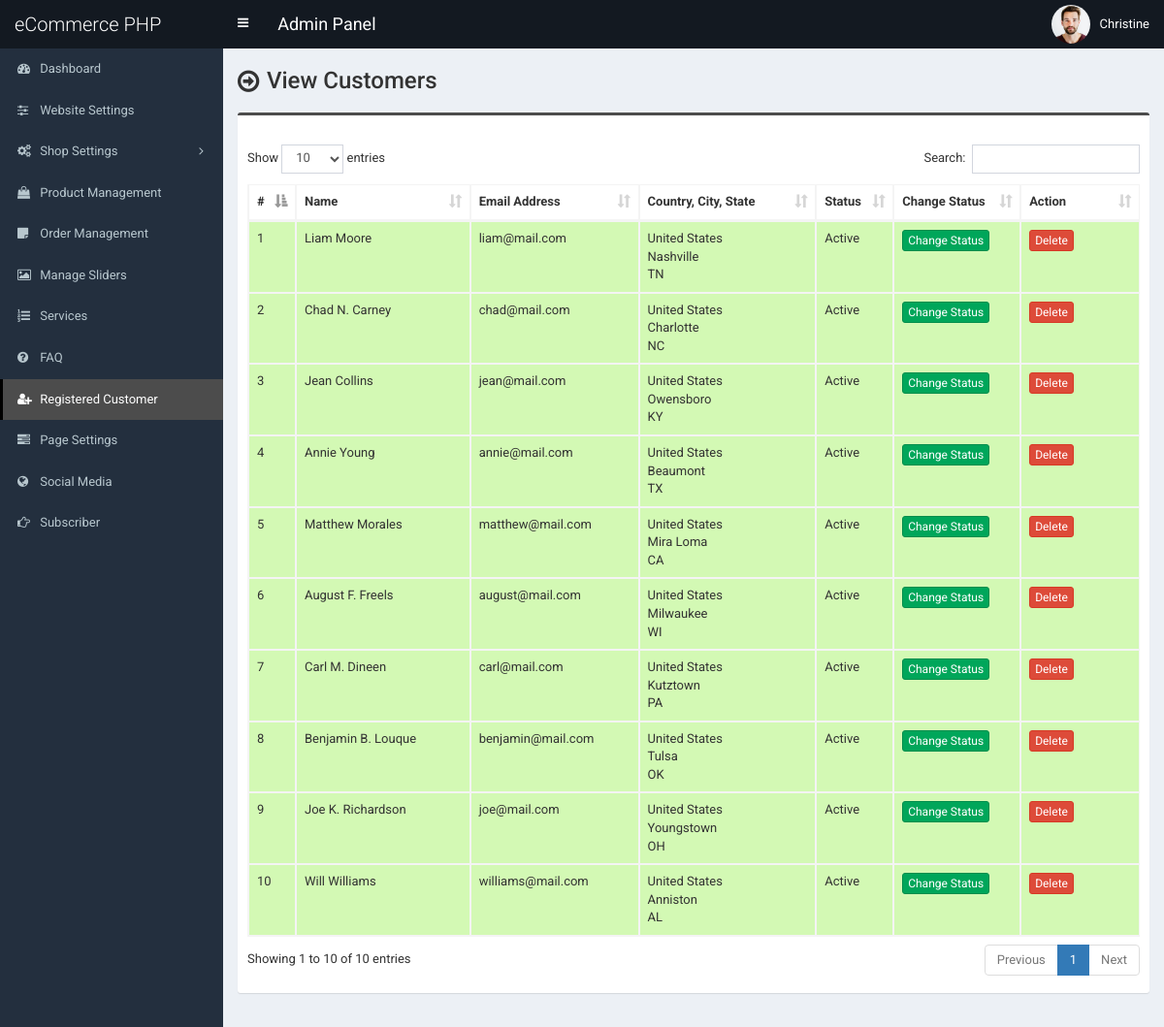
Before: /admin/customer.php (signed in) with the older database file.
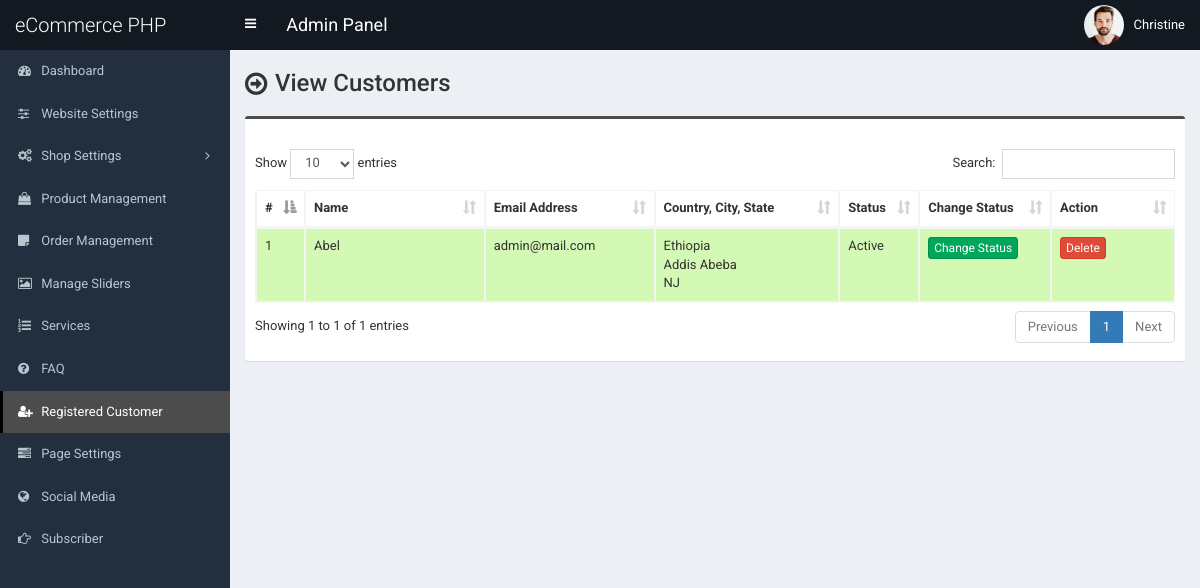
After: the same page with the newer database file.
### tables this page shows
CREATE TABLE IF NOT EXISTS `tbl_customer` (
  `cust_id` int(11) NOT NULL AUTO_INCREMENT,
  `cust_name` varchar(255) NOT NULL,
  `cust_cname` varchar(255) DEFAULT NULL,
  `cust_email` varchar(255) NOT NULL,
  `cust_phone` varchar(255) NOT NULL,
  `cust_country` varchar(255) NOT NULL,
  `cust_address` text NOT NULL,
  `cust_city` varchar(255) NOT NULL,
  `cust_state` varchar(255) NOT NULL,
  `cust_zip` varchar(255) NOT NULL,
  `cust_b_name` varchar(255) DEFAULT NULL,
  `cust_b_cname` varchar(255) DEFAULT NULL,
  `cust_b_phone` varchar(255) DEFAULT NULL,
  `cust_b_country` varchar(255) DEFAULT NULL,
  `cust_b_address` text DEFAULT NULL,
  `cust_b_city` varchar(255) DEFAULT NULL,
  `cust_b_state` varchar(255) DEFAULT NULL,
  `cust_b_zip` varchar(255) DEFAULT NULL,
  `cust_s_name` varchar(255) DEFAULT NULL,
  `cust_s_cname` varchar(255) DEFAULT NULL,
  `cust_s_phone` varchar(255) DEFAULT NULL,
  `cust_s_country` varchar(255) DEFAULT NULL,
  `cust_s_address` text DEFAULT NULL,
  `cust_s_city` varchar(255) DEFAULT NULL,
  `cust_s_state` varchar(255) DEFAULT NULL,
  `cust_s_zip` varchar(255) DEFAULT NULL,
  `cust_password` varchar(255) NOT NULL,
  `cust_token` varchar(255) NOT NULL,
  `cust_datetime` datetime NOT NULL,
  `cust_timestamp` int(11) NOT NULL,
  `cust_status` tinyint(4) NOT NULL,
  PRIMARY KEY (`cust_id`)
);

CREATE TABLE IF NOT EXISTS `tbl_country` (
  `country_id` int(11) NOT NULL,
  `country_name` varchar(100) NOT NULL DEFAULT '',
  PRIMARY KEY (`country_id`)
);

### admin/customer.php (the view, shortened to what this page needs)
<?php require_once('header.php'); ?>
<section class="content-header">
	<div class="content-header-left">
		<h1>View Customers</h1>
	</div>
</section>
<section class="content">
	<div class="row">
		<div class="col-md-12">
			<div class="box box-info">
				<div class="box-body table-responsive">
					<table id="example1" class="table table-bordered table-hover table-striped">
						<thead>
							<tr>
								<th width="10">#</th>
								<th width="180">Name</th>
								<th width="150">Email Address</th>
								<th width="180">Country, City, State</th>
								<th>Status</th>
								<th width="100">Change Status</th>
								<th width="100">Action</th>
							</tr>
						</thead>
						<tbody>
							<?php
							$i=0;
							$statement = $pdo->prepare("SELECT *
														FROM tbl_customer t1
														JOIN tbl_country t2
														ON t1.cust_country = t2.country_id
													");
							$statement->execute();
							$result = $statement->fetchAll(PDO::FETCH_ASSOC);
							foreach ($result as $row) {
								$i++;
								?>
								<tr class="<?php if($row['cust_status']==1) {echo 'bg-g';}else {echo 'bg-r';} ?>">
									<td><?php echo $i; ?></td>
									<td><?php echo $row['cust_name']; ?></td>
									<td><?php echo $row['cust_email']; ?></td>
									<td>
										<?php echo $row['country_name']; ?><br>
										<?php echo $row['cust_city']; ?><br>
										<?php echo $row['cust_state']; ?>
									</td>
									<td><?php if($row['cust_status']==1) {echo 'Active';} else {echo 'Inactive';} ?></td>
									<td>
										<a href="customer-change-status.php?id=<?php echo $row['cust_id']; ?>" class="btn btn-success btn-xs">Change Status</a>
									</td>
									<td>
										<a href="#" class="btn btn-danger btn-xs" data-href="customer-delete.php?id=<?php echo $row['cust_id']; ?>" data-toggle="modal" data-target="#confirm-delete">Delete</a>
									</td>
								</tr>
								<?php
							}
							?>
						</tbody>
					</table>
				</div>
			</div>
		</div>
	</div>
</section>
<?php require_once('footer.php'); ?>

Changed rows visible on the page:
removed tbl_customer: cust_name "Chad N. Carney", cust_email "chad@mail.com", tbl_country.country_name "United States", cust_city "Charlotte", cust_state "NC", cust_status "Active"
removed tbl_customer: cust_name "Jean Collins", cust_email "jean@mail.com", tbl_country.country_name "United States", cust_city "Owensboro", cust_state "KY", cust_status "Active"
removed tbl_customer: cust_name "Annie Young", cust_email "annie@mail.com", tbl_country.country_name "United States", cust_city "Beaumont", cust_state "TX", cust_status "Active"
removed tbl_customer: cust_name "Matthew Morales", cust_email "matthew@mail.com", tbl_country.country_name "United States", cust_city "Mira Loma", cust_state "CA", cust_status "Active"
removed tbl_customer: cust_name "August F. Freels", cust_email "august@mail.com", tbl_country.country_name "United States", cust_city "Milwaukee", cust_state "WI", cust_status "Active"
removed tbl_customer: cust_name "Carl M. Dineen", cust_email "carl@mail.com", tbl_country.country_name "United States", cust_city "Kutztown", cust_state "PA", cust_status "Active"
removed tbl_customer: cust_name "Benjamin B. Louque", cust_email "benjamin@mail.com", tbl_country.country_name "United States", cust_city "Tulsa", cust_state "OK", cust_status "Active"
removed tbl_customer: cust_name "Joe K. Richardson", cust_email "joe@mail.com", tbl_country.country_name "United States", cust_city "Youngstown", cust_state "OH", cust_status "Active"
removed tbl_customer: cust_name "Will Williams", cust_email "williams@mail.com", tbl_country.country_name "United States", cust_city "Anniston", cust_state "AL", cust_status "Active"
changed tbl_customer: cust_name "Liam Moore" → "Abel"; cust_email "liam@mail.com" → "admin@mail.com"; tbl_country.country_name "United States" → "Ethiopia"; cust_city "Nashville" → "Addis Abeba"; cust_state "TN" → "NJ"
Other visible differences:
text written by a page script: "Show entries Search: Showing 1 to 10 of 10 entries Previous 1 Next" → "Show entries Search: Showing 1 to 1 of 1 entries Previous 1 Next"
